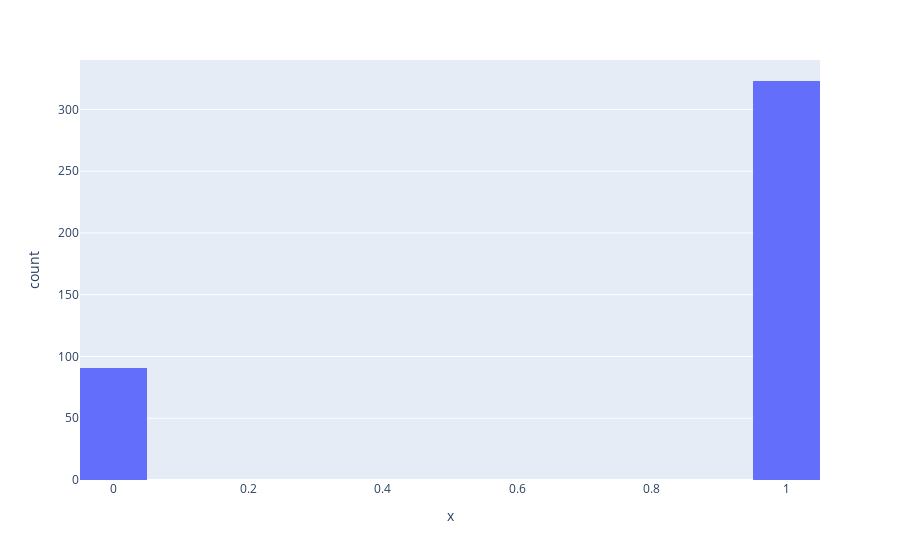

Notebook source saved alongside this figure:
### Code cell
px.histogram(df, x=class1['Gender'], nbins=20)

### Figure 1 — Plotly figure (JSON) as saved in the notebook; plotly's stock layout.template omitted (floating-point values rounded to 4 significant figures; data arrays with more than 128 entries replaced by an {"elided": "..."} marker saying what was removed)
{"data": [{"alignmentgroup": "True", "bingroup": "x", "hovertemplate": "x=%{x}<br>count=%{y}<extra></extra>", "legendgroup": "", "marker": {"color": "#636efa", "pattern": {"shape": ""}}, "name": "", "nbinsx": 20, "offsetgroup": "", "orientation": "v", "showlegend": false, "type": "histogram", "x": {"elided": "414 int values"}, "xaxis": "x", "yaxis": "y"}], "layout": {"barmode": "relative", "legend": {"tracegroupgap": 0}, "margin": {"t": 60}, "xaxis": {"anchor": "y", "domain": [0, 1], "title": {"text": "x"}}, "yaxis": {"anchor": "x", "domain": [0, 1], "title": {"text": "count"}}}}
